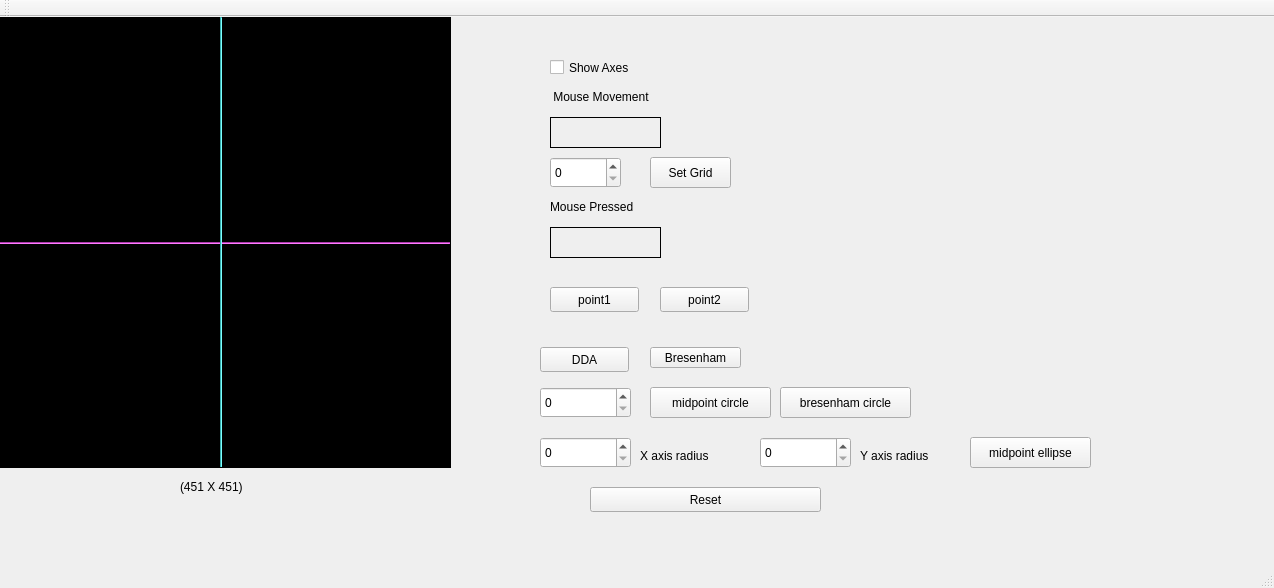
<?xml version="1.0" encoding="UTF-8"?>
<ui version="4.0">
 <class>MainWindow</class>
 <widget class="QMainWindow" name="MainWindow">
  <property name="geometry">
   <rect>
    <x>0</x>
    <y>0</y>
    <width>1274</width>
    <height>588</height>
   </rect>
  </property>
  <property name="windowTitle">
   <string>MainWindow</string>
  </property>
  <widget class="QWidget" name="centralWidget">
   <widget class="my_label" name="frame">
    <property name="geometry">
     <rect>
      <x>0</x>
      <y>0</y>
      <width>451</width>
      <height>451</height>
     </rect>
    </property>
    <property name="mouseTracking">
     <bool>true</bool>
    </property>
    <property name="styleSheet">
     <string notr="true">background-color: rgb(0, 0, 0);</string>
    </property>
    <property name="frameShape">
     <enum>QFrame::Box</enum>
    </property>
    <property name="text">
     <string/>
    </property>
   </widget>
   <widget class="QLabel" name="mouse_movement">
    <property name="geometry">
     <rect>
      <x>550</x>
      <y>100</y>
      <width>111</width>
      <height>31</height>
     </rect>
    </property>
    <property name="frameShape">
     <enum>QFrame::Panel</enum>
    </property>
    <property name="text">
     <string/>
    </property>
   </widget>
   <widget class="QLabel" name="label_3">
    <property name="geometry">
     <rect>
      <x>540</x>
      <y>70</y>
      <width>151</width>
      <height>20</height>
     </rect>
    </property>
    <property name="text">
     <string>    Mouse Movement</string>
    </property>
   </widget>
   <widget class="QLabel" name="mouse_pressed">
    <property name="geometry">
     <rect>
      <x>550</x>
      <y>210</y>
      <width>111</width>
      <height>31</height>
     </rect>
    </property>
    <property name="frameShape">
     <enum>QFrame::Panel</enum>
    </property>
    <property name="text">
     <string/>
    </property>
   </widget>
   <widget class="QLabel" name="label_5">
    <property name="geometry">
     <rect>
      <x>550</x>
      <y>180</y>
      <width>121</width>
      <height>20</height>
     </rect>
    </property>
    <property name="text">
     <string>Mouse Pressed</string>
    </property>
   </widget>
   <widget class="QLabel" name="label_6">
    <property name="geometry">
     <rect>
      <x>180</x>
      <y>460</y>
      <width>81</width>
      <height>20</height>
     </rect>
    </property>
    <property name="text">
     <string>(451 X 451)</string>
    </property>
   </widget>
   <widget class="Line" name="x_axis">
    <property name="geometry">
     <rect>
      <x>0</x>
      <y>225</y>
      <width>450</width>
      <height>2</height>
     </rect>
    </property>
    <property name="styleSheet">
     <string notr="true">background-color: rgb(255, 85, 255);</string>
    </property>
    <property name="orientation">
     <enum>Qt::Horizontal</enum>
    </property>
   </widget>
   <widget class="Line" name="y_axis">
    <property name="geometry">
     <rect>
      <x>220</x>
      <y>0</y>
      <width>2</width>
      <height>450</height>
     </rect>
    </property>
    <property name="styleSheet">
     <string notr="true">
background-color: rgb(85, 255, 255);</string>
    </property>
    <property name="orientation">
     <enum>Qt::Vertical</enum>
    </property>
   </widget>
   <widget class="QCheckBox" name="show_axes">
    <property name="geometry">
     <rect>
      <x>550</x>
      <y>40</y>
      <width>101</width>
      <height>21</height>
     </rect>
    </property>
    <property name="text">
     <string>Show Axes</string>
    </property>
   </widget>
   <widget class="QPushButton" name="setgridbutton">
    <property name="geometry">
     <rect>
      <x>650</x>
      <y>140</y>
      <width>81</width>
      <height>31</height>
     </rect>
    </property>
    <property name="text">
     <string>Set Grid</string>
    </property>
   </widget>
   <widget class="QSpinBox" name="gridspinbox">
    <property name="geometry">
     <rect>
      <x>550</x>
      <y>140</y>
      <width>71</width>
      <height>31</height>
     </rect>
    </property>
   </widget>
   <widget class="QPushButton" name="resetButton">
    <property name="geometry">
     <rect>
      <x>590</x>
      <y>470</y>
      <width>231</width>
      <height>25</height>
     </rect>
    </property>
    <property name="text">
     <string>Reset</string>
    </property>
   </widget>
   <widget class="QPushButton" name="setpoint1">
    <property name="geometry">
     <rect>
      <x>550</x>
      <y>270</y>
      <width>89</width>
      <height>25</height>
     </rect>
    </property>
    <property name="text">
     <string>point1</string>
    </property>
   </widget>
   <widget class="QPushButton" name="setpoint2">
    <property name="geometry">
     <rect>
      <x>660</x>
      <y>270</y>
      <width>89</width>
      <height>25</height>
     </rect>
    </property>
    <property name="text">
     <string>point2</string>
    </property>
   </widget>
   <widget class="QPushButton" name="DDAline">
    <property name="geometry">
     <rect>
      <x>540</x>
      <y>330</y>
      <width>89</width>
      <height>25</height>
     </rect>
    </property>
    <property name="text">
     <string>DDA</string>
    </property>
   </widget>
   <widget class="QPushButton" name="bresenhamLine">
    <property name="geometry">
     <rect>
      <x>650</x>
      <y>330</y>
      <width>91</width>
      <height>21</height>
     </rect>
    </property>
    <property name="text">
     <string>Bresenham</string>
    </property>
   </widget>
   <widget class="QSpinBox" name="radiusSpinBox">
    <property name="geometry">
     <rect>
      <x>540</x>
      <y>370</y>
      <width>91</width>
      <height>31</height>
     </rect>
    </property>
   </widget>
   <widget class="QPushButton" name="midpointCircle">
    <property name="geometry">
     <rect>
      <x>650</x>
      <y>370</y>
      <width>121</width>
      <height>31</height>
     </rect>
    </property>
    <property name="text">
     <string>midpoint circle</string>
    </property>
   </widget>
   <widget class="QPushButton" name="bresenhamCircle">
    <property name="geometry">
     <rect>
      <x>780</x>
      <y>370</y>
      <width>131</width>
      <height>31</height>
     </rect>
    </property>
    <property name="text">
     <string>bresenham circle</string>
    </property>
   </widget>
   <widget class="QSpinBox" name="xaxisRadius">
    <property name="geometry">
     <rect>
      <x>540</x>
      <y>420</y>
      <width>91</width>
      <height>31</height>
     </rect>
    </property>
   </widget>
   <widget class="QSpinBox" name="yaxisRadius">
    <property name="geometry">
     <rect>
      <x>760</x>
      <y>420</y>
      <width>91</width>
      <height>31</height>
     </rect>
    </property>
   </widget>
   <widget class="QLabel" name="label">
    <property name="geometry">
     <rect>
      <x>640</x>
      <y>430</y>
      <width>91</width>
      <height>17</height>
     </rect>
    </property>
    <property name="text">
     <string>X axis radius</string>
    </property>
   </widget>
   <widget class="QLabel" name="label_2">
    <property name="geometry">
     <rect>
      <x>860</x>
      <y>430</y>
      <width>91</width>
      <height>17</height>
     </rect>
    </property>
    <property name="text">
     <string>Y axis radius</string>
    </property>
   </widget>
   <widget class="QPushButton" name="midpointEllipse">
    <property name="geometry">
     <rect>
      <x>970</x>
      <y>420</y>
      <width>121</width>
      <height>31</height>
     </rect>
    </property>
    <property name="text">
     <string>midpoint ellipse</string>
    </property>
   </widget>
  </widget>
  <widget class="QMenuBar" name="menuBar">
   <property name="geometry">
    <rect>
     <x>0</x>
     <y>0</y>
     <width>1274</width>
     <height>22</height>
    </rect>
   </property>
  </widget>
  <widget class="QToolBar" name="mainToolBar">
   <attribute name="toolBarArea">
    <enum>TopToolBarArea</enum>
   </attribute>
   <attribute name="toolBarBreak">
    <bool>false</bool>
   </attribute>
  </widget>
  <widget class="QStatusBar" name="statusBar"/>
 </widget>
 <layoutdefault spacing="6" margin="11"/>
 <customwidgets>
  <customwidget>
   <class>my_label</class>
   <extends>QLabel</extends>
   <header location="global">my_label.h</header>
  </customwidget>
 </customwidgets>
 <resources/>
 <connections/>
</ui>
